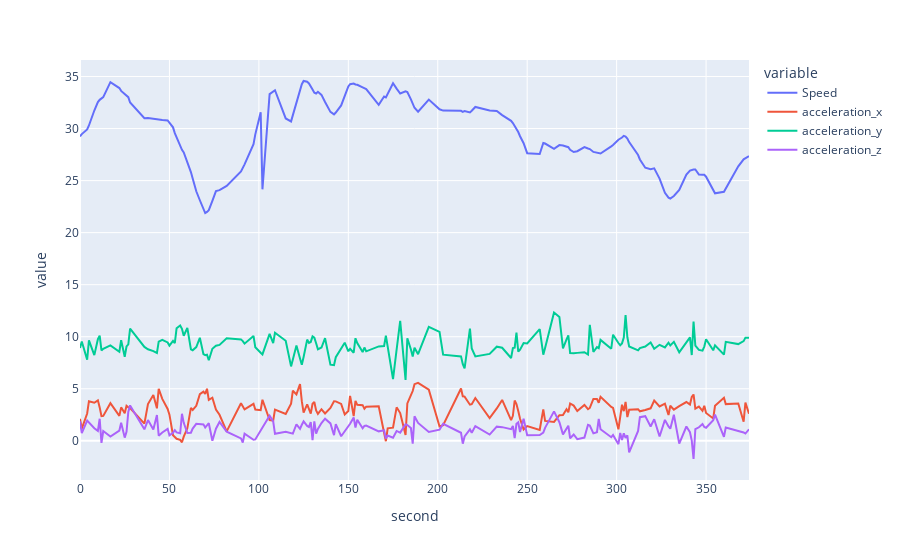

Here is the notebook cell this chart was saved with:
### Markdown cell above
## Line chart for speed, acceleration.
This line chart is plotted with 1 bookingID. The bookingID is chose because it contains the highest mean speed out of all bookingIDs.

### Code cell
import pandas as pd
import plotly.express as px
grouped_df = df.groupby("bookingID")

mean_df = grouped_df.mean()
mean_df = mean_df.reset_index()
maxspeed = max(mean_df['Speed'])
bookingid = mean_df[mean_df['Speed']==maxspeed]['bookingID'] # making a datfarame with bookingID = x
bookingidx = df[df['bookingID']==int(bookingid)] # making a datfarame with bookingID = x
bookingidx = bookingidx.sort_values(by=['second'])
fig = px.line(bookingidx, x='second', y = ['Speed' , 'acceleration_x', 'acceleration_y', 'acceleration_z'])
fig.show()

### Figure 1 — Plotly figure (JSON) as saved in the notebook; plotly's stock layout.template omitted (floating-point values rounded to 4 significant figures; data arrays with more than 128 entries replaced by an {"elided": "..."} marker saying what was removed)
{"data": [{"hovertemplate": "variable=Speed<br>second=%{x}<br>value=%{y}<extra></extra>", "legendgroup": "Speed", "line": {"color": "#636efa", "dash": "solid"}, "marker": {"symbol": "circle"}, "mode": "lines", "name": "Speed", "orientation": "v", "showlegend": true, "type": "scatter", "x": {"elided": "170 int values"}, "xaxis": "x", "y": {"elided": "170 float values"}, "yaxis": "y"}, {"hovertemplate": "variable=acceleration_x<br>second=%{x}<br>value=%{y}<extra></extra>", "legendgroup": "acceleration_x", "line": {"color": "#EF553B", "dash": "solid"}, "marker": {"symbol": "circle"}, "mode": "lines", "name": "acceleration_x", "orientation": "v", "showlegend": true, "type": "scatter", "x": {"elided": "170 int values"}, "xaxis": "x", "y": {"elided": "170 float values"}, "yaxis": "y"}, {"hovertemplate": "variable=acceleration_y<br>second=%{x}<br>value=%{y}<extra></extra>", "legendgroup": "acceleration_y", "line": {"color": "#00cc96", "dash": "solid"}, "marker": {"symbol": "circle"}, "mode": "lines", "name": "acceleration_y", "orientation": "v", "showlegend": true, "type": "scatter", "x": {"elided": "170 int values"}, "xaxis": "x", "y": {"elided": "170 float values"}, "yaxis": "y"}, {"hovertemplate": "variable=acceleration_z<br>second=%{x}<br>value=%{y}<extra></extra>", "legendgroup": "acceleration_z", "line": {"color": "#ab63fa", "dash": "solid"}, "marker": {"symbol": "circle"}, "mode": "lines", "name": "acceleration_z", "orientation": "v", "showlegend": true, "type": "scatter", "x": {"elided": "170 int values"}, "xaxis": "x", "y": {"elided": "170 float values"}, "yaxis": "y"}], "layout": {"legend": {"title": {"text": "variable"}, "tracegroupgap": 0}, "margin": {"t": 60}, "xaxis": {"anchor": "y", "domain": [0, 1], "title": {"text": "second"}}, "yaxis": {"anchor": "x", "domain": [0, 1], "title": {"text": "value"}}}}
